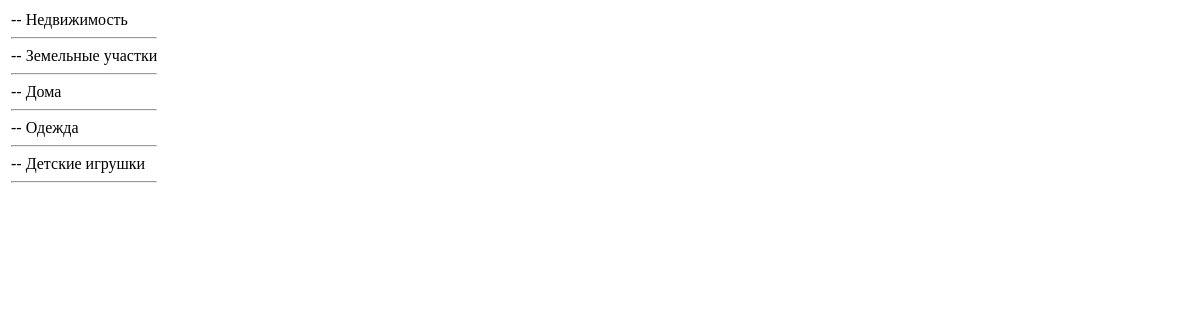
Before: / with the older database file.
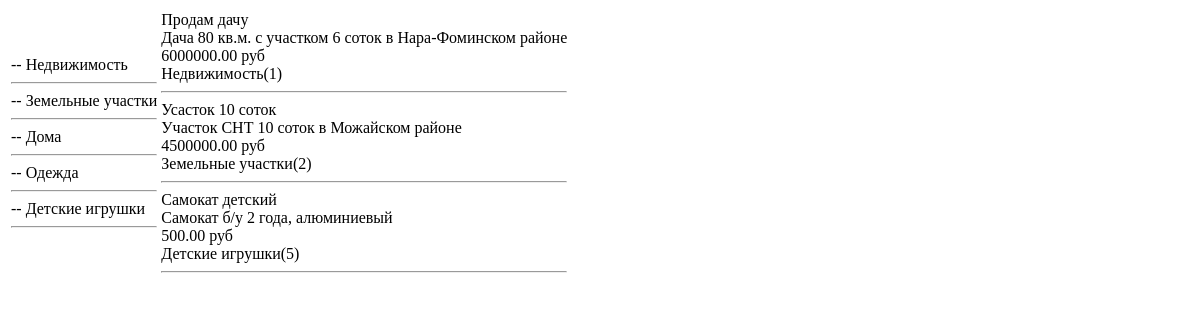
After: the same page with the newer database file.
### bb/models.py (models this page shows)
class Rubric(models.Model):
    name = models.CharField(max_length=100,
                            verbose_name="Название",
                            unique=True)
    parent = models.ForeignKey('self',
                               on_delete=models.SET_NULL,
                               verbose_name="Родительская рубрика",
                               null=True,
                               default=None,
                               blank=True)
    def __str__(self):
        return f"{self.name}({self.pk})"
    class Meta:
        verbose_name = 'Рубрика'
        verbose_name_plural = 'Рубрики'

class Bulletin(models.Model):
    name = models.CharField(max_length=100,
                            verbose_name="Название")
    description = models.TextField(verbose_name="Описание",
                                   help_text="Текст неограниченной длинны")
    cost = models.DecimalField(decimal_places=2, max_digits=11)
    curr = models.CharField(max_length=3,
                            verbose_name="Валюта")
    rubric = models.ForeignKey(Rubric,
                               on_delete=models.PROTECT,
                               verbose_name="Рубрика")
    class Meta:
        verbose_name = 'Объявление'
        verbose_name_plural = 'Объявления'

### bb/views.py (the view)
# urls.py: path('', index, name="index"),
def index(request):
    rubrics = RubricModel.objects.all()
    bbs = BulletinModel.objects.all()
    return TemplateResponse(request,
                            'bb/index.html',
                            context={"rubrics": rubrics,
                                     "bbs": bbs})

### bb/templates/bb/index.html (shortened to what this page needs)
<!DOCTYPE html>
<html lang="en">
<head>
</head>
<body>
<table>
    <tr>
        <td>
        {% for rubric in rubrics %}
        -- {{ rubric.name }}
        <hr>
        {% endfor %}
        </td>
        <td>
            {% for bb in bbs %}
                {{ bb.name }} <br>
                {{ bb.description }} <br>
                {{ bb.cost }} {{ bb.curr }} <br>
                {{ bb.rubric }}
                <hr>
            {% endfor %}
        </td>
    </tr>
</table>
</body>
</html>

Changed rows visible on the page:
added Bulletin: name "Продам дачу", description "Дача 80 кв.м. с участком 6 соток в Нара-Фоминском районе", cost "6000000.00", curr "руб", rubric "Недвижимость(1)"
added Bulletin: name "Усасток 10 соток", description "Участок СНТ 10 соток в Можайском районе", cost "4500000.00", curr "руб", rubric "Земельные участки(2)"
added Bulletin: name "Самокат детский", description "Самокат б/у 2 года, алюминиевый", cost "500.00", curr "руб", rubric "Детские игрушки(5)"
